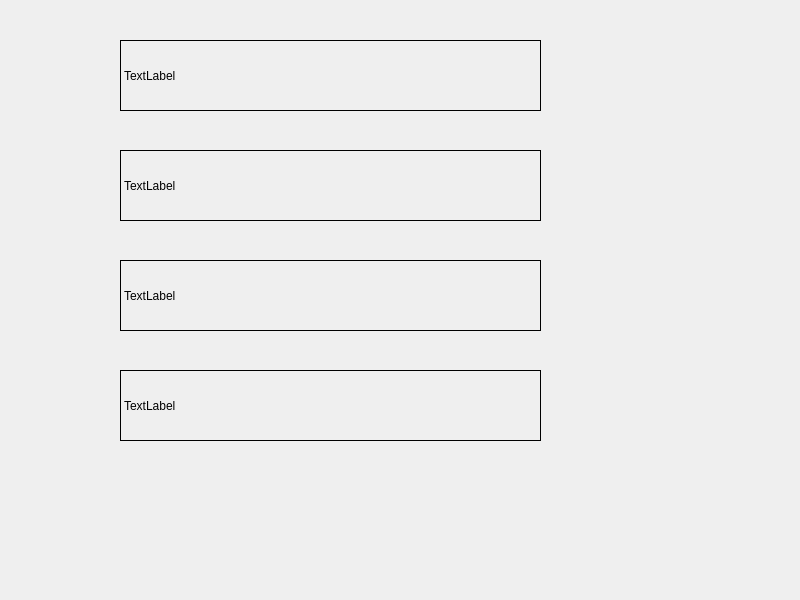
<?xml version="1.0" encoding="UTF-8"?>
<ui version="4.0">
 <class>Widget</class>
 <widget class="QWidget" name="Widget">
  <property name="geometry">
   <rect>
    <x>0</x>
    <y>0</y>
    <width>800</width>
    <height>600</height>
   </rect>
  </property>
  <property name="windowTitle">
   <string>Widget</string>
  </property>
  <widget class="QLabel" name="label">
   <property name="geometry">
    <rect>
     <x>120</x>
     <y>40</y>
     <width>421</width>
     <height>71</height>
    </rect>
   </property>
   <property name="frameShape">
    <enum>QFrame::Box</enum>
   </property>
   <property name="text">
    <string>TextLabel</string>
   </property>
  </widget>
  <widget class="QLabel" name="label_2">
   <property name="geometry">
    <rect>
     <x>120</x>
     <y>150</y>
     <width>421</width>
     <height>71</height>
    </rect>
   </property>
   <property name="frameShape">
    <enum>QFrame::Box</enum>
   </property>
   <property name="text">
    <string>TextLabel</string>
   </property>
  </widget>
  <widget class="QLabel" name="label_3">
   <property name="geometry">
    <rect>
     <x>120</x>
     <y>260</y>
     <width>421</width>
     <height>71</height>
    </rect>
   </property>
   <property name="frameShape">
    <enum>QFrame::Box</enum>
   </property>
   <property name="text">
    <string>TextLabel</string>
   </property>
  </widget>
  <widget class="QLabel" name="label_4">
   <property name="geometry">
    <rect>
     <x>120</x>
     <y>370</y>
     <width>421</width>
     <height>71</height>
    </rect>
   </property>
   <property name="frameShape">
    <enum>QFrame::Box</enum>
   </property>
   <property name="text">
    <string>TextLabel</string>
   </property>
  </widget>
 </widget>
 <resources/>
 <connections/>
</ui>
